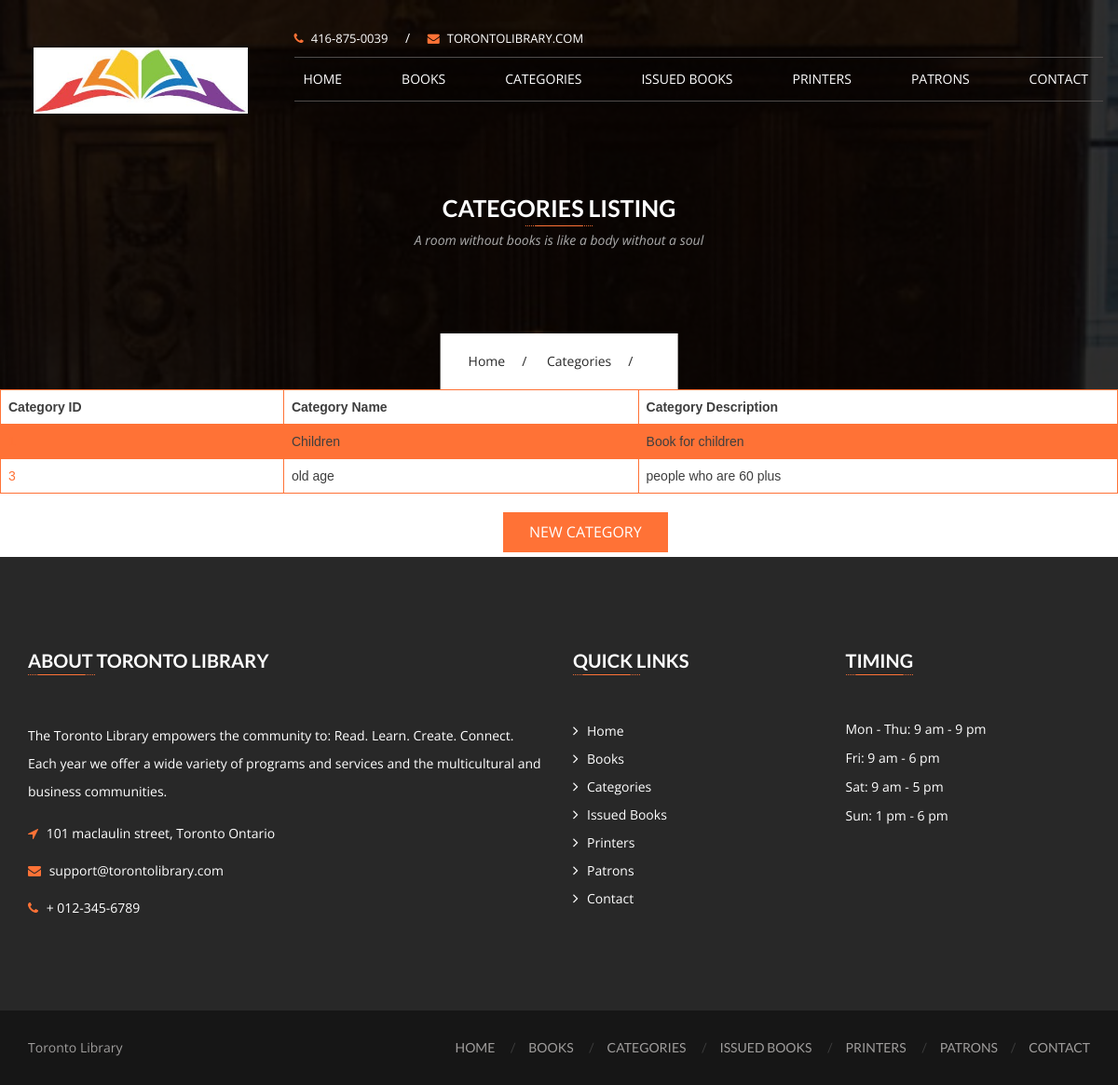
The page /categories on the database its author committed.
### Library/models.py (models this page shows, shortened)
class Category(models.Model):
    categoryname = models.CharField(max_length=200)
    categorydescription = models.CharField(max_length=200)
    class Meta:
      db_table = "categories"

### Library/views.py (the view)
# urls.py: path('categories', views.list_categories, name='list_categories'),
def list_categories(request):
    categories = Category.objects.all()
    return render(request, 'categories.html', {'categories': categories})

### Library/templates/categories.html (shortened to what this page needs)
<!DOCTYPE html>
<html lang="en">
<head>
  <head>
    {% load static %}
    <link href="{% static '/css/font-awesome.min.css' %}" rel="stylesheet" type="text/css" />
    <link href="{% static '/css/mmenu.css' %}" rel="stylesheet" type="text/css" />
    <link href="{% static '/css/mmenu.positioning.css' %}" rel="stylesheet" type="text/css" />
    <link href="{% static '/css/style.css' %}" rel="stylesheet" type="text/css" />
  </head>
<body>
  <header id="header-v1" class="navbar-wrapper">
    <div class="container">
      <div class="row">
        <nav class="navbar navbar-default">
          <div class="row">
            <div class="col-md-3">
              <div class="navbar-header">
                <div class="navbar-brand">
                  <h1>
                    <a href="index.html">
                      <img src="{% static 'images/libraria-logo-v1.png' %}" alt="toronto library" />
                    </a>
                  </h1>
                </div>
              </div>
            </div>
            <div class="col-md-9">
              <div class="header-topbar hidden-sm hidden-xs">
                <div class="row">
                  <div class="col-sm-6">
                    <div class="topbar-info">
                      <a href="tel: +1-416-875-0039"><i class="fa fa-phone"></i>416-875-0039</a>
                      <span>/</span>
                      <a href="mailto:mounica.sykam@gmail.com"><i class="fa fa-envelope"></i>torontolibrary.com</a>
                    </div>
                  </div>
                  <div class="col-sm-6">
                  </div>
                </div>
              </div>
              <div class="navbar-collapse hidden-sm hidden-xs">
                <ul class="nav navbar-nav">
                  <li>
                    <a href="{% url 'home' %}">Home</a>
                  </li>
                  <li>
                    <a href="{% url 'list_books' %}">Books</a>
                  </li>
                  <li>
                    <a href="{% url 'list_categories' %}">Categories</a>
                  </li>
                  <li>
                    <a href="{% url 'issuedbooks' %}">Issued Books</a>
                  </li>
                  <li>
                    <a href="{% url 'list_publishers' %}">Printers</a>
                  </li>
                  <li><a href="{% url 'list_patrons' %}">Patrons</a></li>
                  <li><a href="{% url 'contact' %}">Contact</a></li>
                </ul>
              </div>
            </div>
          </div>
        </nav>
      </div>
    </div>
  </header>
        <section class="page-banner services-banner">
          <div class="container">
              <div class="banner-header">
                  <h2>Categories Listing</h2>
                  <span class="underline center"></span>
                  <p class="lead">A room without books is like a body without a soul</p>
              </div>
              <div class="breadcrumb">
                  <ul>
                      <li><a href="{ url 'home' %}">Home</a></li>
                      <li><a href="{% url 'list_categories' %}">Categories</a></li>
                  </ul>
              </div>
          </div>
      </section>
  <div id="content" class="site-content">
    <div id="primary" class="content-area">
      <main id="main" class="site-main">
    <table>
        <tr>
            <th>Category ID</th>
            <th>Category Name</th>
            <th>Category Description</th>
        </tr>
        {% for category in categories %}
        <tr>
            <td> <a href="{% url 'update_category' category.id %}">{{ category.id }}</a></td>
                <td> {{ category.categoryname }}</td>
                <td> {{ category.categorydescription }}</td>
        </tr>
        {% endfor %}
    </table>
    <div class="slide-buttons hidden-sm hidden-xs">
      <a href="{% url 'create_category' %}" class="btn btn-primary" style="position: relative; margin-left:45%; margin-bottom:5px">New Category</a>
    </div>
  </main>
</div>
</div>
<footer class="site-footer">
<div class="container">
  <div id="footer-widgets">
    <div class="row">
      <div class="col-md-6 col-sm-6 widget-container">
        <div id="text-2" class="widget widget_text">
          <h3 class="footer-widget-title">About Toronto Library</h3>
          <span class="underline left"></span>
          <div class="textwidget">
            The Toronto Library empowers the community to: Read. Learn. Create. Connect. Each
            year we offer a wide variety of programs and services and the multicultural and business
            communities.
          </div>
          <address>
            <div class="info">
              <i class="fa fa-location-arrow"></i>
              <span>101 maclaulin street, Toronto Ontario</span>
            </div>
            <div class="info">
              <i class="fa fa-envelope"></i>
              <span><a href="mailto:mounica.sykam@gmail.com">support@torontolibrary.com</a></span>
            </div>
            <div class="info">
              <i class="fa fa-phone"></i>
              <span><a href="tel:012-345-6789">+ 012-345-6789</a></span>
            </div>
          </address>
        </div>
      </div>
      <div class="col-md-3 col-sm-6 widget-container">
        <div id="nav_menu-2" class="widget widget_nav_menu">
          <h3 class="footer-widget-title">Quick Links</h3>
          <span class="underline left"></span>
          <div class="menu-quick-links-container">
            <ul id="menu-quick-links" class="menu">
              <li><a href="{% url 'home' %}">Home</a> </li>
              <li><a href="{% url 'list_books' %}">Books</a> </li>
              <li><a href="{% url 'list_categories' %}">Categories</a> </li>
              <li><a href="{% url 'issuedbooks' %}">Issued Books</a> </li>
              <li><a href="{% url 'list_publishers' %}">Printers</a> </li>
              <li><a href="{% url 'list_patrons' %}">Patrons</a></li>
              <li><a href="{% url 'contact' %}">Contact</a></li>
            </ul>
          </div>
        </div>
      </div>
      <div class="col-md-3 col-sm-6 widget-container">
        <div id="text-4" class="widget widget_text">
          <h3 class="footer-widget-title">Timing</h3>
          <span class="underline left"></span>
          <div class="timming-text-widget">
            <time datetime="2017-02-13">Mon - Thu: 9 am - 9 pm</time>
            <time datetime="2017-02-13">Fri: 9 am - 6 pm</time>
            <time datetime="2017-02-13">Sat: 9 am - 5 pm</time>
            <time datetime="2017-02-13">Sun: 1 pm - 6 pm</time>
          </div>
        </div>
      </div>
    </div>
  </div>
</div>
<div class="sub-footer">
  <div class="container">
    <div class="row">
      <div class="footer-text col-md-3">
        <p>Toronto Library</p>
      </div>
      <div class="col-md-9 pull-right">
        <ul>
          <li><a href="{% url 'home' %}">Home</a> </li>
          <li><a href="{% url 'list_books' %}">Books</a> </li>
          <li><a href="{% url 'list_categories' %}">Categories</a> </li>
          <li><a href="{% url 'issuedbooks' %}">Issued Books</a> </li>
          <li><a href="{% url 'list_publishers' %}">Printers</a> </li>
          <li><a href="{% url 'list_patrons' %}">Patrons</a></li>
          <li><a href="{% url 'contact' %}">Contact</a></li>
        </ul>
      </div>
    </div>
  </div>
</div>
</footer>
</body>
</html>

### Library/templates/categories.html (style rules this page uses)
table { font-family: arial, sans-serif; border-collapse: collapse; width: 100%; }
td, th { border: 1px solid #ff7236; ; text-align: left; padding: 8px; }
tr:nth-child(even) { background-color: #ff7236; ; }

### rows shown on the page
Category: categoryname "Children", categorydescription "Book for children"
Category: id "3", categoryname "old age", categorydescription "people who are 60 plus"
